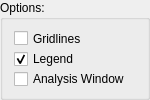
               <widget class="QGroupBox" name="options_groupBox">
                <property name="minimumSize">
                 <size>
                  <width>150</width>
                  <height>100</height>
                 </size>
                </property>
                <property name="maximumSize">
                 <size>
                  <width>150</width>
                  <height>100</height>
                 </size>
                </property>
                <property name="styleSheet">
                 <string notr="true"/>
                </property>
                <property name="title">
                 <string>Options:</string>
                </property>
                <layout class="QVBoxLayout" name="verticalLayout_3">
                 <item>
                  <widget class="QCheckBox" name="gridlines_checkBox">
                   <property name="styleSheet">
                    <string notr="true">background:none</string>
                   </property>
                   <property name="text">
                    <string>Gridlines</string>
                   </property>
                   <property name="checked">
                    <bool>false</bool>
                   </property>
                  </widget>
                 </item>
                 <item>
                  <widget class="QCheckBox" name="legend_checkBox">
                   <property name="styleSheet">
                    <string notr="true">background:none</string>
                   </property>
                   <property name="text">
                    <string>Legend</string>
                   </property>
                   <property name="checked">
                    <bool>true</bool>
                   </property>
                  </widget>
                 </item>
                 <item>
                  <widget class="QCheckBox" name="analysis_checkBox">
                   <property name="styleSheet">
                    <string notr="true">background:none</string>
                   </property>
                   <property name="text">
                    <string>Analysis Window</string>
                   </property>
                   <property name="checked">
                    <bool>false</bool>
                   </property>
                  </widget>
                 </item>
                </layout>
               </widget>
